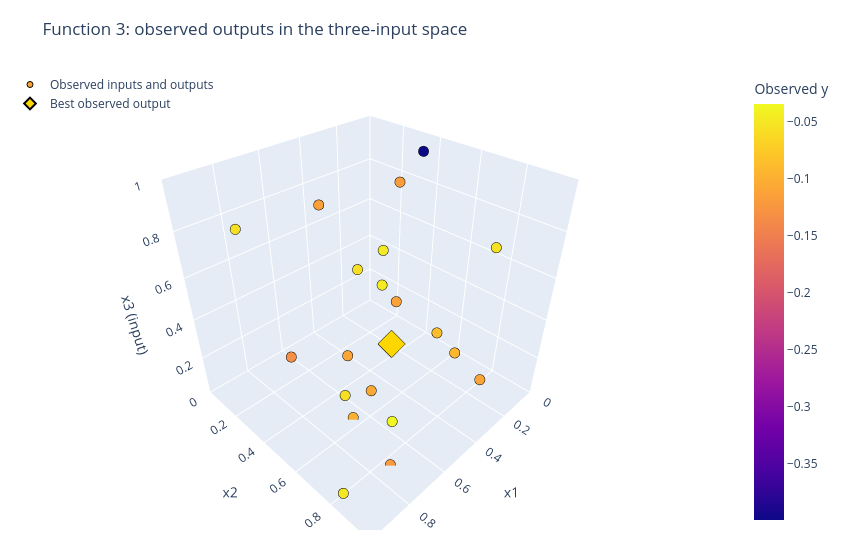

The cell this chart's notebook holds for it:
### Code cell
# All three axes are inputs; measured output is colour, with no fitted surface.
cloud = plot_observed_input_cloud(
    review["inputs"].to_numpy(), review["outputs"].to_numpy(),
    title=f"Function {FUNCTION_NUMBER}: observed outputs in the three-input space", **CLOUD_SETTINGS,
    save_to=FIGURES_DIR / "observed-input-cloud.html",
)
cloud.show(config={**PLOT_CONFIG, "responsive": CLOUD_SETTINGS["width"] is None})

### Figure 1 — Plotly figure (JSON) as saved in the notebook; plotly's stock layout.template omitted (floating-point values rounded to 4 significant figures)
{"data": [{"customdata": [-0.1121, -0.08796, -0.1114, -0.03484, -0.04801, -0.1106, -0.3989, -0.1139, -0.1315, -0.09419, -0.04695, -0.106, -0.118, -0.03638, -0.05676, -0.05643, -0.05128, -0.05421, -0.05664, -0.09837, -0.1214], "hovertemplate": "x1=%{x:.4f}<br>x2=%{y:.4f}<br>x3=%{z:.4f}<br>Observed y=%{customdata:.4f}<extra></extra>", "marker": {"cmax": -0.03484, "cmin": -0.3989, "color": [-0.1121, -0.08796, -0.1114, -0.03484, -0.04801, -0.1106, -0.3989, -0.1139, -0.1315, -0.09419, -0.04695, -0.106, -0.118, -0.03638, -0.05676, -0.05643, -0.05128, -0.05421, -0.05664, -0.09837, -0.1214], "colorbar": {"title": {"text": "Observed y"}}, "colorscale": [[0.0, "#0d0887"], [0.1111, "#46039f"], [0.2222, "#7201a8"], [0.3333, "#9c179e"], [0.4444, "#bd3786"], [0.5556, "#d8576b"], [0.6667, "#ed7953"], [0.7778, "#fb9f3a"], [0.8889, "#fdca26"], [1.0, "#f0f921"]], "line": {"color": "black", "width": 1}, "size": 6}, "mode": "markers", "name": "Observed inputs and outputs", "type": "scatter3d", "x": [0.1715, 0.2421, 0.5349, 0.4926, 0.1346, 0.3455, 0.1518, 0.6455, 0.7469, 0.1705, 0.2205, 0.666, 0.04681, 0.6001, 0.966, 0.3351, 0.9545, 0.3523, 0.9038, 0.6585, 0.7212], "y": [0.3439, 0.6441, 0.3985, 0.6116, 0.2199, 0.9414, 0.44, 0.3971, 0.2842, 0.697, 0.2978, 0.672, 0.2314, 0.7251, 0.8611, 0.2575, 0.8195, 0.9308, 0.2689, 0.5582, 0.831], "z": [0.2487, 0.2724, 0.1734, 0.3402, 0.4582, 0.2694, 0.9909, 0.9198, 0.2263, 0.1492, 0.3436, 0.2463, 0.7706, 0.06609, 0.5668, 0.4595, 0.04216, 0.8498, 0.8752, 0.006012, 0.001845]}, {"customdata": [-0.03484], "hovertemplate": "Best observed y=%{customdata:.4f}<extra></extra>", "marker": {"color": "gold", "line": {"color": "black", "width": 2}, "size": 9, "symbol": "diamond"}, "mode": "markers", "name": "Best observed output", "type": "scatter3d", "x": [0.4926], "y": [0.6116], "z": [0.3402]}], "layout": {"autosize": false, "height": 560, "legend": {"x": 0, "y": 1}, "margin": {"b": 30, "l": 10, "r": 80, "t": 70}, "scene": {"aspectmode": "cube", "dragmode": "orbit", "xaxis": {"range": [0, 1], "title": {"text": "x1"}}, "yaxis": {"range": [0, 1], "title": {"text": "x2"}}, "zaxis": {"range": [0, 1], "title": {"text": "x3 (input)"}}}, "title": {"text": "Function 3: observed outputs in the three-input space"}, "width": 850}}
